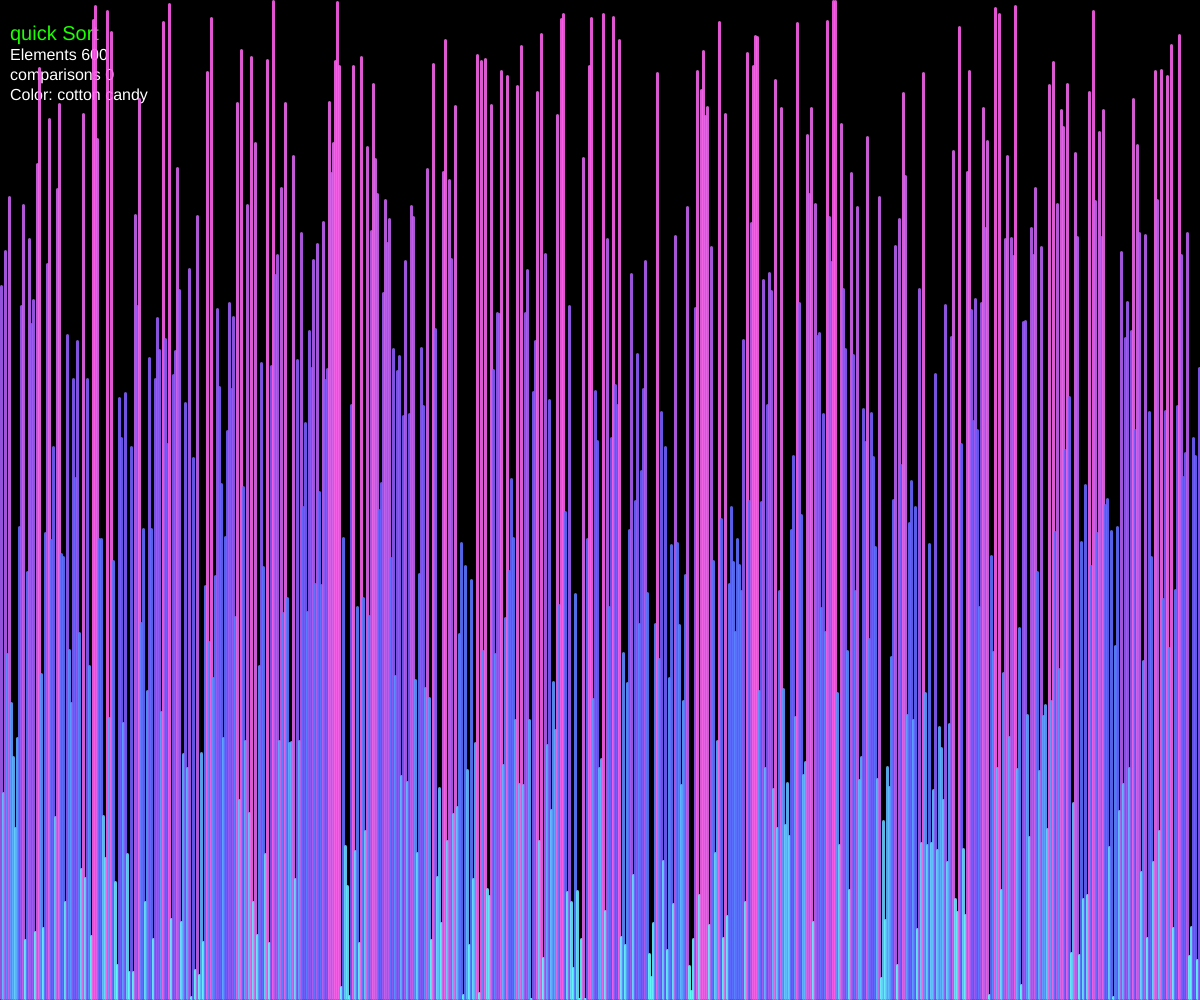
Frame 1 (no input)
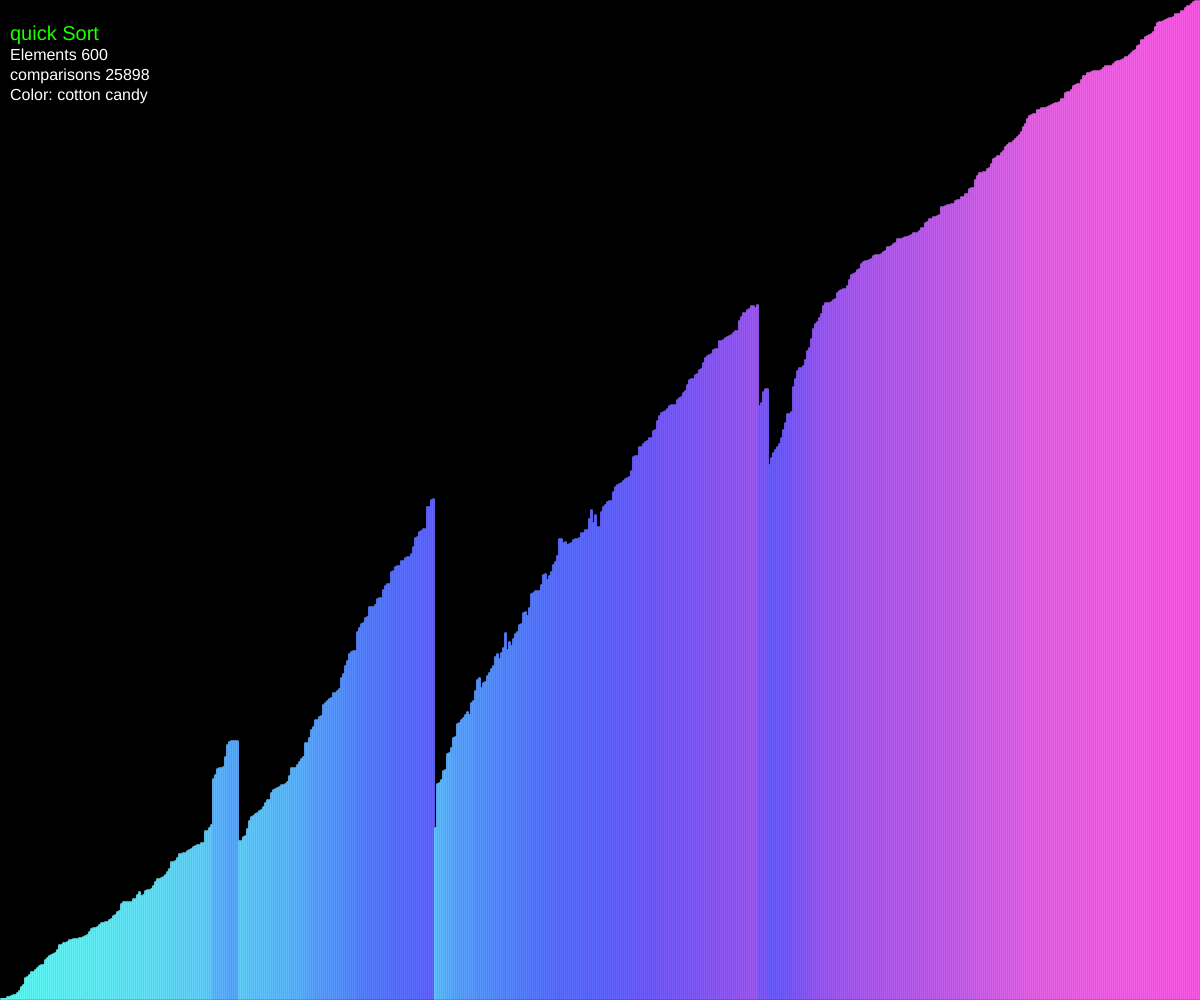
Frame 60 (no input)
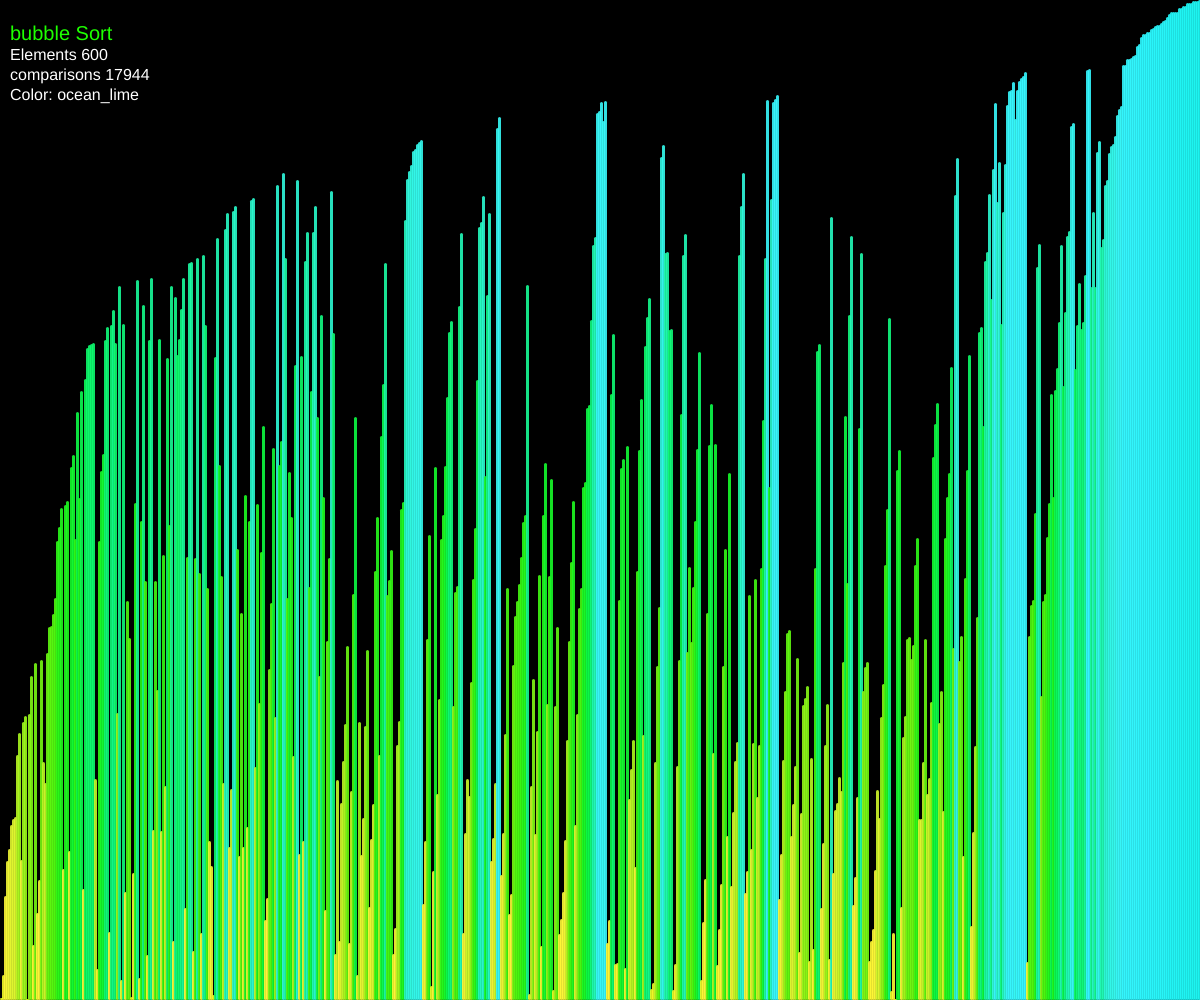
Frame 120 (the mouse pressed at the canvas centre since frame 60)

The p5.js sketch that drew these frames (run headless with seeded random() and noise() and a simulated clock; from frame 60 on, the mouse is pressed at the canvas centre):

// p5.js sketch
// ── sketch.js
/*
    Visualizing different sorting algorithms:
        I.   Bubble sort
        II.  insertion sort
        III. Quick sort
*/

//Arrays for storage
let visuals = [];
let colors = ['rainbow', 'cotton candy', 'ocean_lime'];
let sort = ['bubble', 'insertion', 'quick'];


//Values for the statistics of the algorithm
let numberOfCompersion = 0;
let numO = 0;

//Pointers to keep track of different arrays 
let iCompare = 1;
let colorpointer = Math.round(Math.random(2));
let index = Math.round(Math.random()*2);

class visual{
    constructor(r, g, b, v){
        this.R = r;
        this.G = g;
        this.B = b;
        this.value = Math.ceil(v);
    }
}

function setup() {
    createCanvas(windowWidth,windowHeight);
    numO = windowWidth/2;
    play(); 
}

//creating the objects values
function play(){
    for(var i = 0; i < numO; i++){
        
        //giving a height that is a fraction of 0 to 1
        var h = random(height);
        var mh = h/height;
        
       //To create the rainbow color effect multiply by 255 
        var color = myColor(mh);
        var r = (color[0]) *255;
        var g = (color[1]) *255;
        var b = (color[2]) *255;
        
        //storing the object
        visuals[i] = new visual(r,g , b , h);
    } 
}

//color functions derived from newtons divided difference interpolating method using points graphed on desmos
function myColor(mh){
    var rgb = [];
    var r ;
    var g ;
    var b ;
    
    //colors will be a fraction between 1 and 0
    if(colors[colorpointer] == 'rainbow'){
        r = ( -162.10721*Math.pow(mh,5)+398.95811*Math.pow(mh,4)-339.61223*Math.pow(mh,3)+117.79266*Math.pow(mh,2)-14.33134*mh+0.3 );
        g = ( -60.6966*Math.pow(mh,5)+148.65178*Math.pow(mh,4)-130.56416*Math.pow(mh,3)+45.49546*Math.pow(mh,2)-2.88649*mh) ;
        b = ( 370.14737*Math.pow(mh, 5)-704.17569*Math.pow(mh, 4)+432.44067*Math.pow(mh, 3)-108.81987*Math.pow(mh, 2)+9.40752*mh+1 );    
    }else if(colors[colorpointer] == 'cotton candy'){
        r = -6.44267*Math.pow(mh,4)+12.66133*Math.pow(mh,3)-6.59733*Math.pow(mh,2)+0.99867*mh+0.36;
        g = -5.12*Math.pow(mh,4)+10.24*Math.pow(mh,3)-5.28*Math.pow(mh,2)-0.48*mh+1 ;
        b = 1.28*Math.pow(mh,4)-2.24*Math.pow(mh,3)+0.88*Math.pow(mh,2)+0.02*mh+0.97 ;
    }else{
        r = -16.74667*Math.pow(mh,4)+35.52*Math.pow(mh,3)-22.43333*Math.pow(mh,2)+2.87*mh+0.9 ;
        g = 0.32*Math.pow(mh,4)-0.8*Math.pow(mh,3)+0.62*Math.pow(mh,2)-0.15*mh+0.98;
        b = -14.82667*Math.pow(mh,4)+28.21333*Math.pow(mh,3)-14.75333*Math.pow(mh,2)+2.19667*mh+0.12 ;
    }
    
    rgb[0]=r;
    rgb[1]=g;
    rgb[2]=b;
    return rgb;
}

function draw() {
    background(0);
    stats();
    show();
    
    //Loops over all the sorting algorithms
    sorting();

}

//creating a visual of the objects values stored in the array
function show(){
    for(var i = 0; i < visuals.length; i++){
        var r = visuals[i].R;
        var g = visuals[i].G;
        var b = visuals[i].B;
        var v = visuals[i].value;  
        
        //Creating a rectangle that represents the objects values
        fill(r, g, b, 230);
        rect( (i*2), (height-v), 3, v, width);
    }
}
function stats(){
    var x = 0;
    noStroke();
    fill(30, 255, 0);
    textSize(20);
    text(sort[index] +' Sort' , 10, 40+x);
    textSize(16);
    strokeWeight(0);
    fill(255);
    text('Elements ' + numO, 10, 60+x);
    text('comparisons ' + numberOfCompersion, 10, 80+x);
    fill(255);
    text('Color: '+colors[colorpointer], 10, 100+x);
}

function sorting(){
    if(sort[index] == 'bubble'){
       bubbleSort();
    }else if(sort[index] == 'insertion'){
        InsertionSort();
    }else{
        quickSort(0, visuals.length-1 );
    }
}

function update(){
    iCompare = 0;
    numberOfCompersion = 0;
    
    colorpointer= (++colorpointer)%colors.length;
    index = (++index)%3;
    play(); 
}

//The algorithms BubbleSort, InsertionSort, QuickSort-----------------------------------------------------------------------------------------------------
function InsertionSort(){
    if(sorted())
        update();       
    let temp = visuals[iCompare];

    for(var j = iCompare - 1; j >= 0; j--){
        numberOfCompersion++;
        if(visuals[j].value < temp.value){
            visuals[j+1] = temp;
            break;
        }else{
            visuals[j+1] = visuals[j];
            visuals[j] = temp;
        }
        if(sorted())
            update();
    }    
    iCompare++;   
}
function bubbleSort(){
    if(sorted())
        update();
    for(let j = 0; j < visuals.length- iCompare-1; j++){
        numberOfCompersion++; 

        let jv = visuals[j].value;            
        let Jv = visuals[j+1].value;

        if( (jv > Jv) ){
            var temp = visuals[j];
            visuals[j] = visuals[j+1]
            visuals[j+1] = temp;              
        }

    }
    iCompare++;
} 

function quickSort(low, high){
   
        if(low < high){
            var p = partition(visuals, low, high);

            quickSort(low, p -1);
            quickSort(p+1, high); 
            if(sorted())
                update();
            
            numberOfCompersion++;
        }    
}
function partition(arr, low, high){
    var pivot = visuals[low].value;
    var i = low + 1;
    var j = high;

    if(i < j){
        while(visuals[i].value <= pivot && i < j){
            i++; 
            
        }
        while(visuals[j].value > pivot && i < j){
            j--;
        }
        var temp = visuals[i];
        visuals[i] = visuals[j]
        visuals[j] = temp; 
        
   }
    var s ;
    if(visuals[i].value <= pivot){
        s = i;
    }
    else{
        s= i -1;
    }
    
    var temp = visuals[low];
    visuals[low] = visuals[s]
    visuals[s] = temp; 
    return s;
}

function sorted(){
    for(var i = visuals.length -1; i > 0 ; i--){
        if(visuals[i].value < visuals[i -1].value ){
            return false;
        }
    }
    return true;
}
